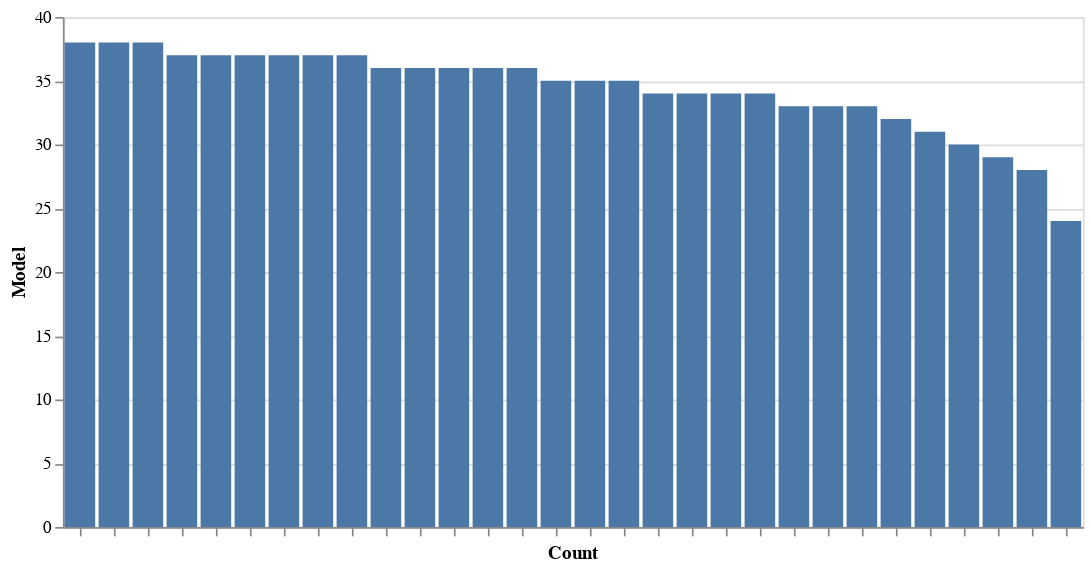

Notebook cell for this chart:
### Markdown cell above
Here we can see the whole data set, and as we can see that the car model with the fewest amount of pictures still has 24 entries.

### Code cell
alt.Chart(freq_labels.tail(30)).mark_bar().encode(
    x=alt.X('labels', axis=alt.Axis(title='Count',labels=False),sort=(alt.EncodingSortField(field='labels', op='count', order='ascending'))),
    y=alt.Y('count', axis=alt.Axis(title='Model')),
    tooltip = 'count'
).interactive().properties(
    width=600,
    height=300
)

### Figure 1 — Vega-Lite specification as saved in the notebook (floating-point values rounded to 4 significant figures)
{"config": {"view": {"continuousWidth": 400, "continuousHeight": 300}}, "data": {"name": "data-901b70412d3b9c984397d9ee3df71341"}, "mark": "bar", "encoding": {"tooltip": {"field": "count", "type": "quantitative"}, "x": {"axis": {"labels": false, "title": "Count"}, "field": "labels", "sort": {"field": "labels", "op": "count", "order": "ascending"}, "type": "nominal"}, "y": {"axis": {"title": "Model"}, "field": "count", "type": "quantitative"}}, "height": 300, "selection": {"selector006": {"type": "interval", "bind": "scales", "encodings": ["x", "y"]}}, "width": 600, "$schema": "https://vega.github.io/schema/vega-lite/v4.17.0.json", "datasets": {"data-901b70412d3b9c984397d9ee3df71341": [{"labels": "chevrolet traverse suv 2012", "count": 38}, {"labels": "buick enclave suv 2012", "count": 38}, {"labels": "chrysler 300 srt-8 2010", "count": 38}, {"labels": "audi a5 coupe 2012", "count": 37}, {"labels": "chevrolet sonic sedan 2012", "count": 37}, {"labels": "bentley arnage sedan 2009", "count": 37}, {"labels": "mercedes-benz e-class sedan 2012", "count": 37}, {"labels": "maybach landaulet convertible 2012", "count": 37}, {"labels": "chevrolet impala sedan 2007", "count": 37}, {"labels": "bmw 1 series coupe 2012", "count": 36}, {"labels": "bentley continental gt coupe 2012", "count": 36}, {"labels": "lamborghini aventador coupe 2012", "count": 36}, {"labels": "mclaren mp4-12c coupe 2012", "count": 36}, {"labels": "lamborghini diablo coupe 2001", "count": 36}, {"labels": "chevrolet monte carlo coupe 2007", "count": 35}, {"labels": "bentley continental gt coupe 2007", "count": 35}, {"labels": "buick rainier suv 2007", "count": 35}, {"labels": "bmw 1 series convertible 2012", "count": 34}, {"labels": "hyundai elantra sedan 2007", "count": 34}, {"labels": "ferrari ff coupe 2012", "count": 34}, {"labels": "infiniti qx56 suv 2011", "count": 34}, {"labels": "aston martin virage coupe 2012", "count": 33}, {"labels": "isuzu ascender suv 2008", "count": 33}, {"labels": "bugatti veyron 16.4 coupe 2009", "count": 33}, {"labels": "acura tl sedan 2012", "count": 32}, {"labels": "rolls-royce ghost sedan 2012", "count": 31}, {"labels": "chevrolet avalanche crew cab 2012", "count": 30}, {"labels": "mazda tribute suv 2011", "count": 29}, {"labels": "fiat 500 convertible 2012", "count": 28}, {"labels": "hyundai genesis sedan 2012", "count": 24}]}}
